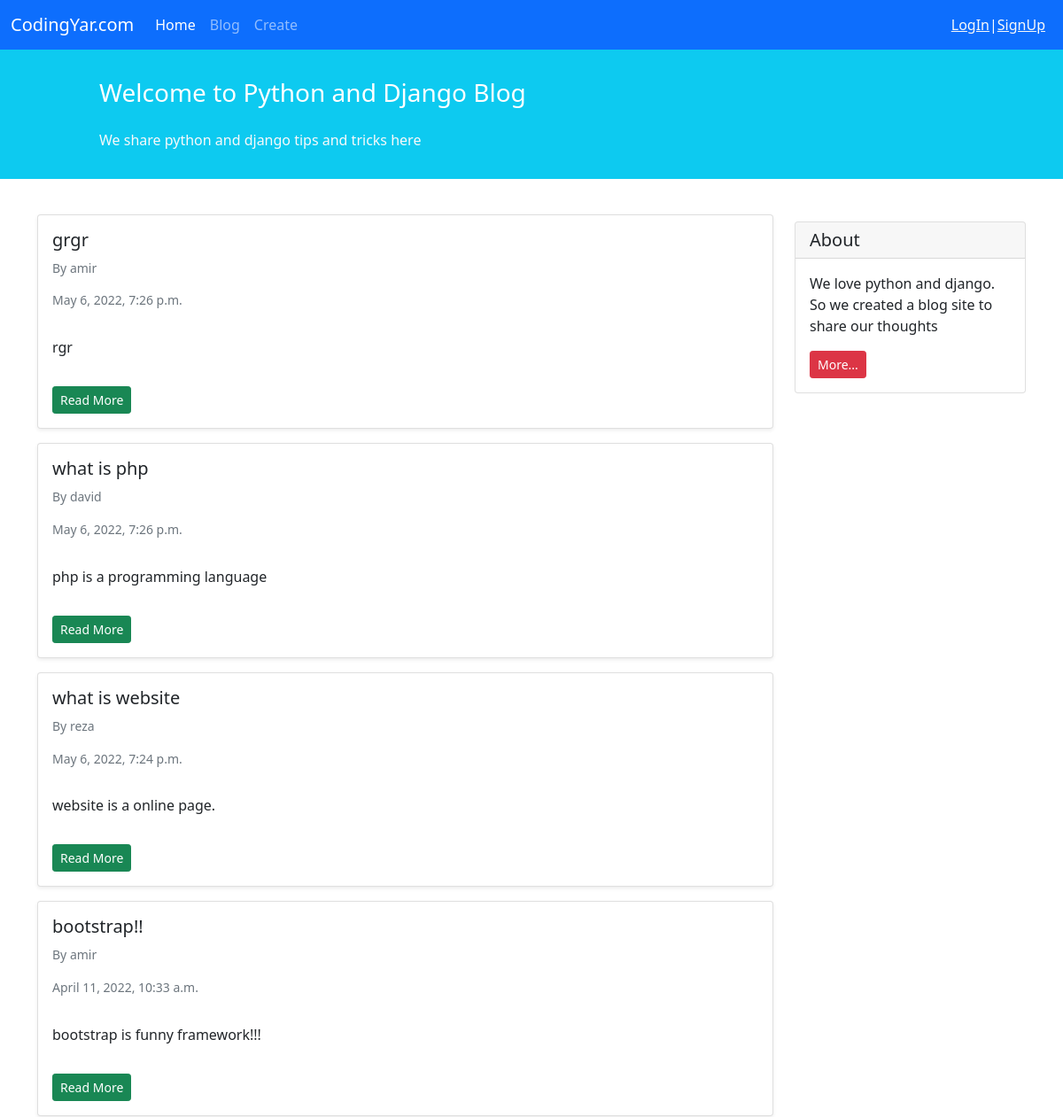
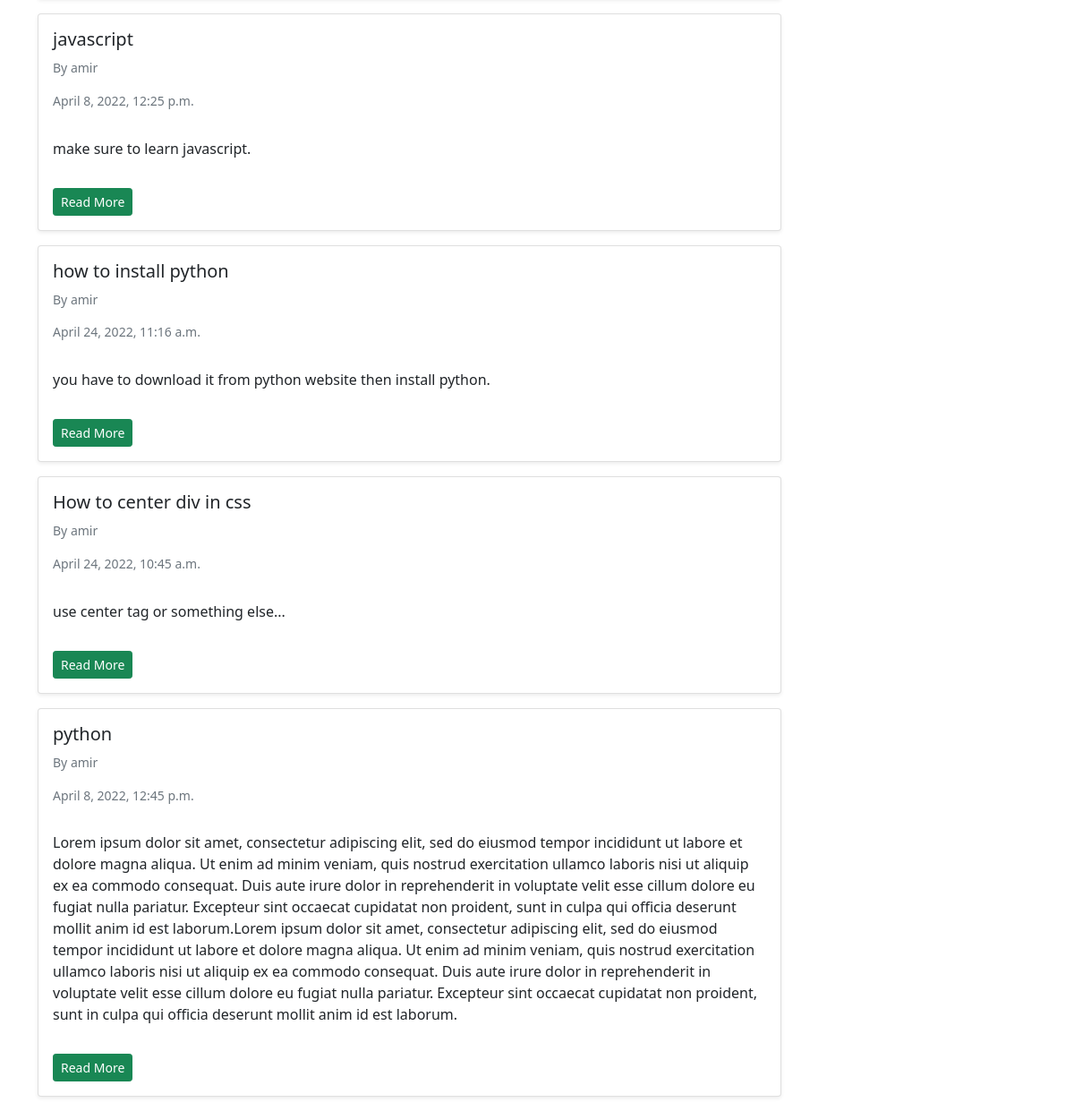
Screenshot of /blog/ with the database file from the repository (2 pictures, top to bottom).
### blog/models.py (models this page shows, shortened)
class Post(models.Model):
    STATUS_CHOICES = (
        ('pub', 'Published'),
        ('drf', 'Draft')
    )
    title = models.CharField(max_length=100)
    text = models.TextField()
    author = models.ForeignKey('auth.User', on_delete=models.CASCADE)
    datetime_created = models.DateTimeField(auto_now_add=True)
    datetime_modified = models.DateTimeField(auto_now=True)
    status = models.CharField(choices=STATUS_CHOICES, max_length=3)

### blog/views.py (the view)
# urls.py: path('', views.PostListView.as_view(), name='posts_lists'),
class PostListView(generic.ListView):
    template_name = 'blog/posts_list.html'
    context_object_name = 'posts_list'
    def get_queryset(self):
        return Post.objects.filter(status='pub').order_by('-datetime_modified')

### blog/templates/blog/posts_list.html (shortened to what this page needs)
{% extends '_base.html' %}
{% block content %}
    <div class="container mt-4">
        <div class="row">
            <div class="col-9">
                {% for post in posts_list %}
                    <div class="card shadow-sm my-3">
                        <div class="card-body">
                            <h5 class="card-title">{{ post.title }}</h5>
                            <h6 class="card-subtitle mb-2 text-muted small py-2">By {{ post.author }}</h6>
                            <h6 class="card-subtitle mb-2 text-muted small py-2">{{ post.datetime_created }}</h6>
                            <p class="card-text py-3">
                                {{ post.text }}
                            </p>
                            <a href="{% url 'post_detail' post.id %}" class="btn btn-sm btn-success">Read More</a>
                        </div>
                    </div>
                {% endfor %}
            </div>
            <div class="col-3">
                <div class="card my-4">
                    <h5 class="card-header">About</h5>
                    <div class="card-body">
                        <p class="card-text">We love python and django. So we created a blog site to share our
                            thoughts</p>
                        <a href="#"
                           class="btn btn-sm btn-danger">
                            More...
                        </a>
                    </div>
                </div>
            </div>
        </div>
    </div>
{% endblock content %}

### templates/_base.html (shortened to what this page needs)
<!doctype html>
<html lang="en">
<head>
    <link href="https://cdn.jsdelivr.net/npm/bootstrap@5.1.3/dist/css/bootstrap.min.css" rel="stylesheet"
>
</head>
<body>
<nav class="navbar navbar-expand-lg navbar-dark bg-primary">
    <div class="container-fluid">
        <a class="navbar-brand" href="#">CodingYar.com</a>
        <div class="collapse navbar-collapse" id="navbarNavAltMarkup">
            <div class="navbar-nav">
                <a class="nav-link active" aria-current="page" href="{% url 'home' %}">Home</a>
                <a class="nav-link" href="{% url 'posts_lists' %}">Blog</a>
                <a class="nav-link" href="{% url 'post_create' %}">Create</a>
            </div>
        </div>
        <div class="mx-2 text-white">
            {% if user.is_authenticated %}
                Welcome {{ user.username }} | <a class="text-light" href="{% url 'logout' %}">LogOut</a>
            {% else %}
            <a class="text-light" href="{% url 'login' %}">LogIn</a>|<a class="text-light" href="{% url 'signup' %}">SignUp</a>
            {% endif %}
        </div>
    </div>
</nav>
<div class="container-fluid bg-info">
    <div class="row py-3">
        <div class="col-md-8 col-md-10 mx-auto">
            <h3 class="my-4 mt-3 text-white">Welcome to Python and Django Blog</h3>
            <p class="text-light">We share python and django tips and tricks here</p>
        </div>
    </div>
</div>
{% block content %}
{% endblock content%}
</body>
</html>

### rows the page displays
Post: title "grgr", author "amir", datetime_created "May 6, 2022, 7:26 p.m.", text "rgr"
Post: title "what is php", author "david", datetime_created "May 6, 2022, 7:26 p.m.", text "php is a programming language"
Post: title "what is website", author "reza", datetime_created "May 6, 2022, 7:24 p.m.", text "website is a online page."
Post: title "bootstrap!!", author "amir", datetime_created "April 11, 2022, 10:33 a.m.", text "bootstrap is funny framework!!!"
Post: title "javascript", author "amir", datetime_created "April 8, 2022, 12:25 p.m.", text "make sure to learn javascript."
Post: title "how to install python", author "amir", datetime_created "April 24, 2022, 11:16 a.m.", text "you have to download it from python website then install python."
Post: title "How to center div in css", author "amir", datetime_created "April 24, 2022, 10:45 a.m.", text "use center tag or something else..."
Post: title "python", author "amir", datetime_created "April 8, 2022, 12:45 p.m.", text "Lorem ipsum dolor sit amet, consectetur adipiscing elit, sed do eiusmod tempor incididunt ut labore et dolore magna aliqua. Ut enim ad minim veniam, quis nostrud exercitation ullamco laboris nisi ut aliquip ex ea commodo consequat. Duis aute irure dolor in reprehenderit in voluptate velit esse cillum dolore eu fugiat nulla pariatur. Excepteur sint occaecat cupidatat non proident, sunt in culpa qui officia deserunt mollit anim id est laborum.Lorem ipsum dolor sit amet, consectetur adipiscing elit, sed do eiusmod tempor incididunt ut labore et dolore magna aliqua. Ut enim ad minim veniam, quis nostrud exercitation ullamco laboris nisi ut aliquip ex ea commodo consequat. Duis aute irure dolor…"
